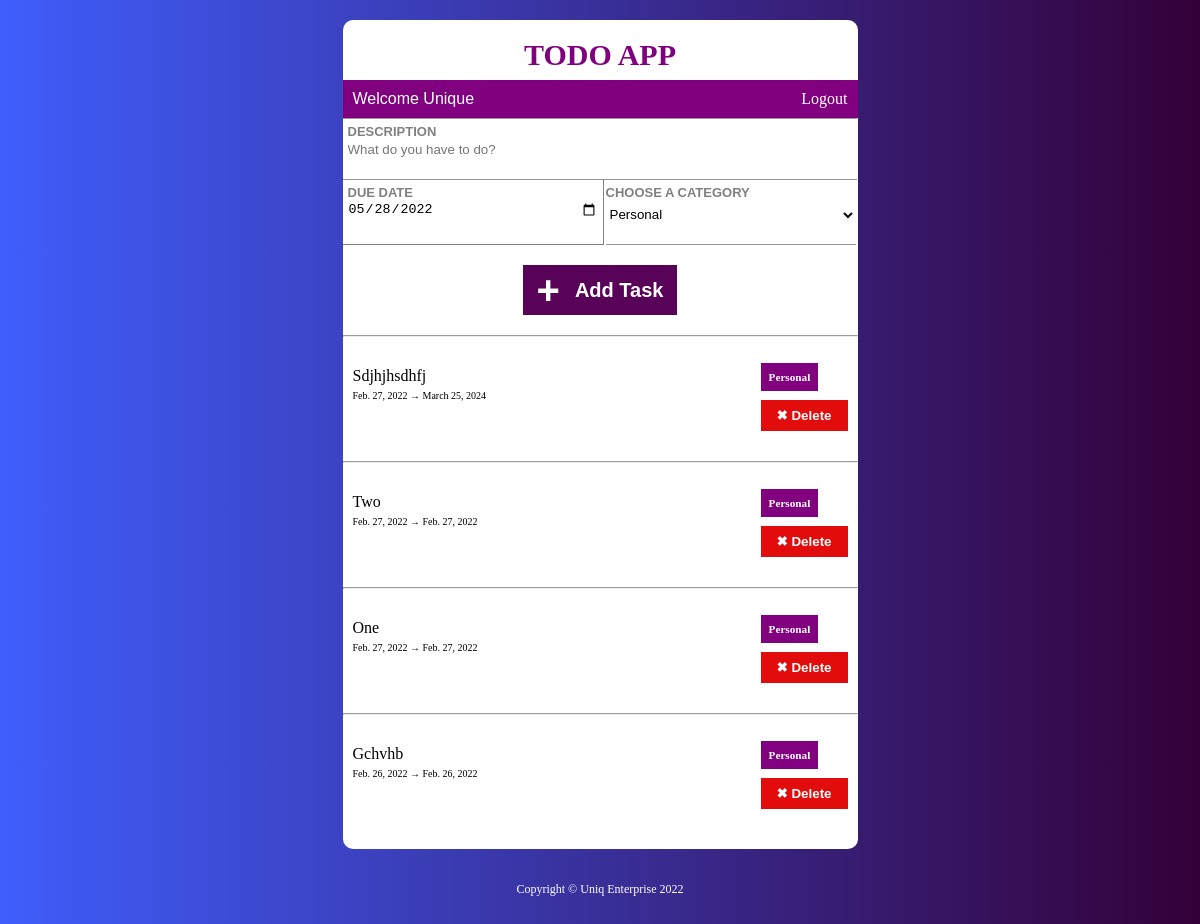
Before: / (signed in) with the older database file.
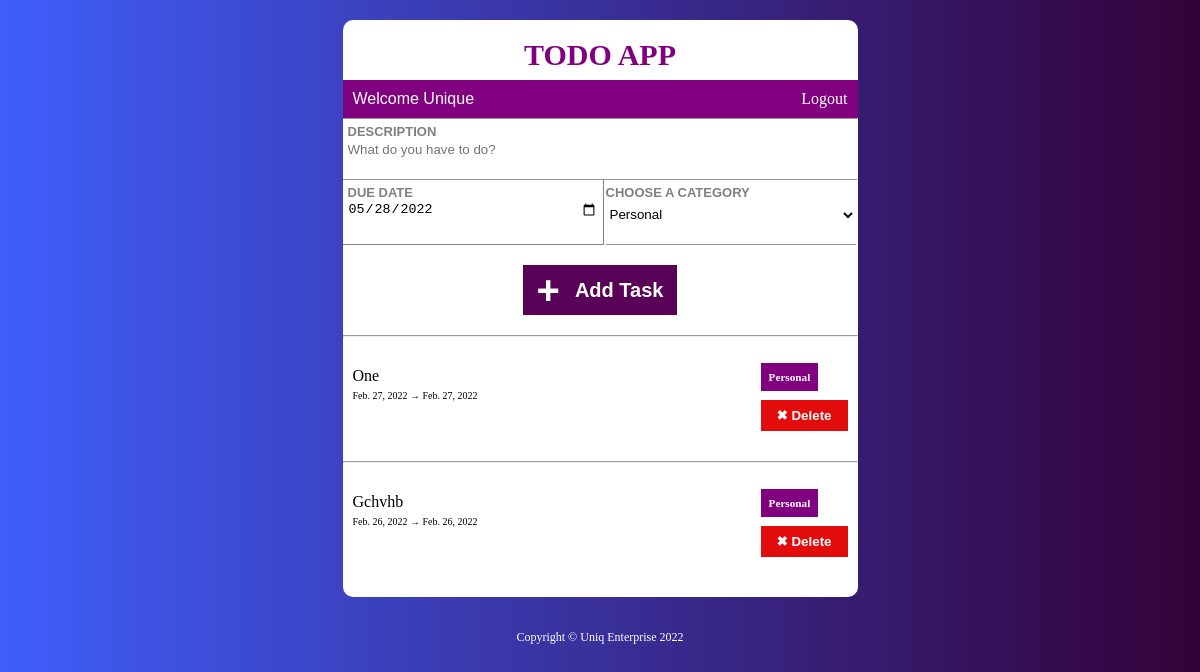
After: the same page with the newer database file.
### core/models.py (models this page shows, shortened)
class Todo(models.Model):
    title = models.CharField(max_length=200)
    created = models.DateField(default=timezone.now().strftime("%Y-%m-%d"))
    due_date = models.DateField(default=timezone.now().strftime("%Y-%m-%d"))
    category = models.ForeignKey(
        Category, on_delete=models.CASCADE, default='General')
    owner = models.ForeignKey(User, on_delete=models.CASCADE, null=True)
    time = models.DateTimeField(auto_now_add=True, blank=True, null=True)
    class Meta:
        ordering = ['-time']

class Category(models.Model):
    name = models.CharField(max_length=200)
    class Meta:
        verbose_name_plural = 'Categories'
    def __str__(self):
        return self.name

### core/views.py (the view, shortened to what this page needs)
# urls.py: path('', views.TodoList.as_view(), name='todo_list'),
class TodoList(LoginRequiredMixin,generic.FormView,generic.ListView):
    queryset = Todo.objects.all()
    form_class = TodoListForm
    success_url = '/'
    template_name = 'index.html/'
    login_url = '/accounts/login/'

### core/forms.py
class TodoListForm(forms.ModelForm):
    class Meta:
        model = Todo
        fields = ['title', 'due_date', 'category']
        widgets = {'due_date': DateInput(), 'title': forms.TextInput(
            attrs={'placeholder': 'What do you have to do?'})}

### core/templates/index.html (shortened to what this page needs)
<!DOCTYPE html>
<html lang="en">
    {% load static %}
    <head>
        <link rel="stylesheet" href="{% static 'styles.css' %}">
    </head>
    <body>
        {% if user.is_authenticated %}
            <main role="main" class="container">
                <section class="sub-container">
                    <div>
                        <header>
                            TODO APP
                        </header>
                        <div class="welcome-div">
                            <p class="welcome">
                                Welcome {{ user.username | capfirst }}
                            </p>
                            <a class="logout" href="{% url 'logout' %}">Logout</a>
                        </div>
                    </div>
                    <form action="" method="post">
                        <div class="form-container">
                            <div class="form-field description">
                                <label class="label" for="">Description</label>
                                <div>{{ form.title }}</div>
                            </div>
                            <div class="date-category">
                                <div class="form-field date">
                                    <label class="label" for="">{{ form.due_date.label }}</label>
                                    <div>{{ form.due_date }}</div>
                                </div>
                                <div class="form-field category">
                                    <label class="label" for="">Choose a category</label>
                                    <div>{{ form.category }}</div>
                                </div>
                            </div>
                            <div class="addtask-div">
                                <button class="addtask" type="submit">
                                    <span class="add-icon">&plus;</span> Add Task
                                </button>
                            </div>
                        </div>
                    </form>
                    <div>
                        {% for todo in todo_list %}
                            {% if request.user == todo.owner %}
                                <hr>
                                <div class="todo_list">
                                    <div>
                                        <p class="todo-title">
                                            {{ todo.title }}
                                        </p>
                                        <small>{{ todo.created }} &rarr; {{ todo.due_date }}</small>
                                    </div>
                                    <div>
                                        <p>
                                            <small class="category-list">{{ todo.category }}</small>
                                        </p>
                                        <button class="delete">
                                            <a class="delete" href="{% url 'delete' todo.pk %}">
                                                <span>&#10006;</span> Delete
                                            </a>
                                        </button>
                                    </div>
                                </div>
                            {% endif %}
                        {% endfor %}
                    </div>
                </section>
            </main>
        {% else %}
            <p>
                Login to add and view todos
                <a href="{% url 'login' %}">Login</a>
            </p>
        {% endif %}
        <footer>
            <p>
                <small>Copyright &copy; Uniq Enterprise 2022</small>
            </p>
        </footer>
    </body>
</html>

Changed rows visible on the page:
removed Todo: title "Sdjhjhsdhfj", created "Feb. 27, 2022", due_date "March 25, 2024", category "Personal"
removed Todo: title "Two", created "Feb. 27, 2022", due_date "Feb. 27, 2022", category "Personal"
